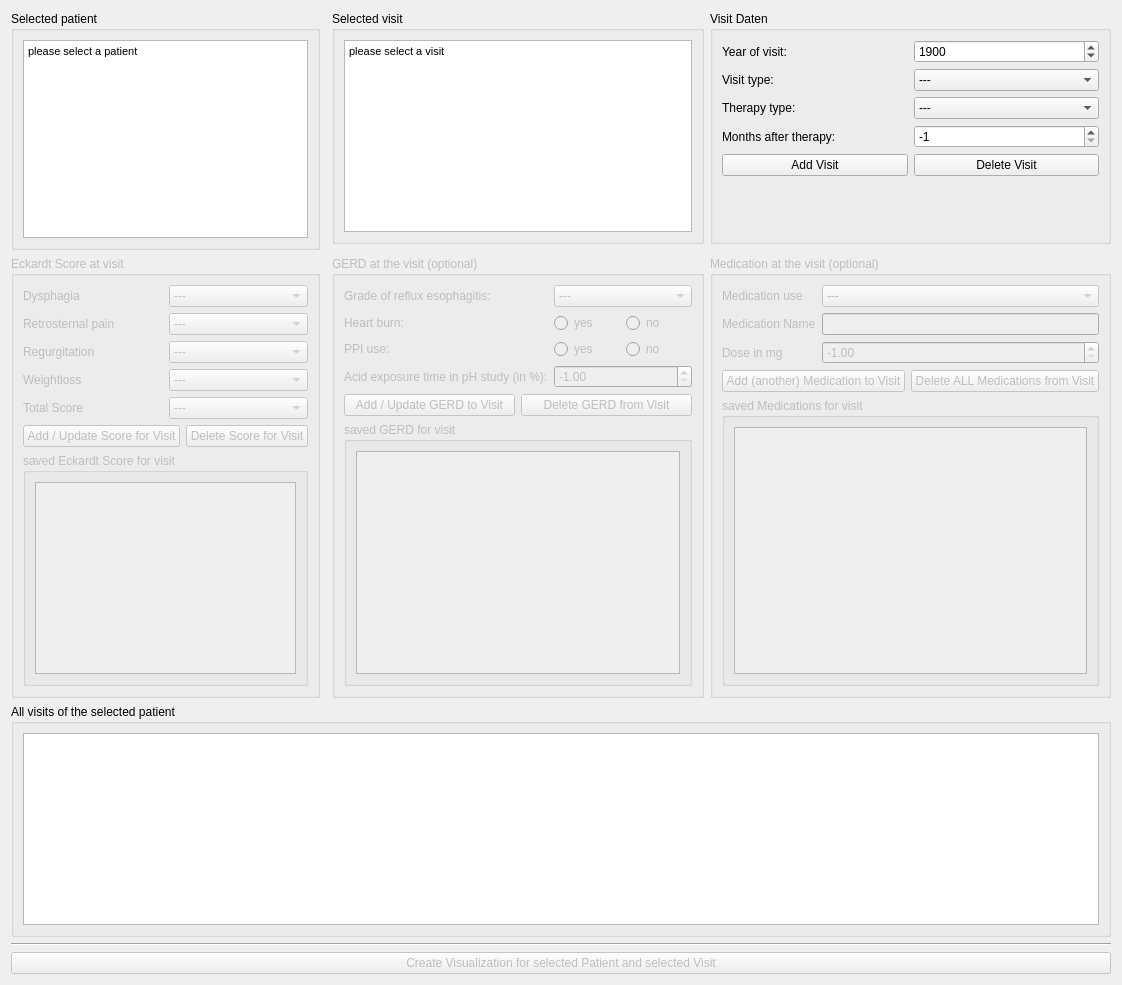
      <widget class="QWidget" name="visits">
       <property name="enabled">
        <bool>true</bool>
       </property>
       <attribute name="title">
        <string>Visits</string>
       </attribute>
       <layout class="QGridLayout" name="gridLayout_72">
        <item row="0" column="0" rowspan="2">
         <widget class="QGroupBox" name="groupBox_6">
          <property name="title">
           <string>Selected patient</string>
          </property>
          <layout class="QGridLayout" name="gridLayout_11">
           <item row="0" column="0">
            <widget class="QTextEdit" name="selected_patient_text_visitview">
             <property name="readOnly">
              <bool>true</bool>
             </property>
             <property name="html">
              <string>&lt;!DOCTYPE HTML PUBLIC &quot;-//W3C//DTD HTML 4.0//EN&quot; &quot;http://www.w3.org/TR/REC-html40/strict.dtd&quot;&gt;
&lt;html&gt;&lt;head&gt;&lt;meta name=&quot;qrichtext&quot; content=&quot;1&quot; /&gt;&lt;style type=&quot;text/css&quot;&gt;
p, li { white-space: pre-wrap; }
&lt;/style&gt;&lt;/head&gt;&lt;body style=&quot; font-family:'MS Shell Dlg 2'; font-size:8.25pt; font-weight:400; font-style:normal;&quot;&gt;
&lt;p style=&quot; margin-top:0px; margin-bottom:0px; margin-left:0px; margin-right:0px; -qt-block-indent:0; text-indent:0px;&quot;&gt;&lt;span style=&quot; font-size:8pt;&quot;&gt;please select a patient&lt;/span&gt;&lt;/p&gt;&lt;/body&gt;&lt;/html&gt;</string>
             </property>
            </widget>
           </item>
          </layout>
         </widget>
        </item>
        <item row="0" column="2">
         <widget class="QGroupBox" name="groupBox_9">
          <property name="title">
           <string>Selected visit</string>
          </property>
          <layout class="QGridLayout" name="gridLayout_16">
           <item row="0" column="0">
            <widget class="QTextEdit" name="selected_visit_text_visitview">
             <property name="readOnly">
              <bool>true</bool>
             </property>
             <property name="html">
              <string>&lt;!DOCTYPE HTML PUBLIC &quot;-//W3C//DTD HTML 4.0//EN&quot; &quot;http://www.w3.org/TR/REC-html40/strict.dtd&quot;&gt;
&lt;html&gt;&lt;head&gt;&lt;meta name=&quot;qrichtext&quot; content=&quot;1&quot; /&gt;&lt;style type=&quot;text/css&quot;&gt;
p, li { white-space: pre-wrap; }
&lt;/style&gt;&lt;/head&gt;&lt;body style=&quot; font-family:'MS Shell Dlg 2'; font-size:8.25pt; font-weight:400; font-style:normal;&quot;&gt;
&lt;p style=&quot; margin-top:0px; margin-bottom:0px; margin-left:0px; margin-right:0px; -qt-block-indent:0; text-indent:0px;&quot;&gt;&lt;span style=&quot; font-size:8pt;&quot;&gt;please select a visit&lt;/span&gt;&lt;/p&gt;&lt;/body&gt;&lt;/html&gt;</string>
             </property>
            </widget>
           </item>
          </layout>
         </widget>
        </item>
        <item row="0" column="3">
         <widget class="QGroupBox" name="groupBox_7">
          <property name="title">
           <string>Visit Daten</string>
          </property>
          <layout class="QGridLayout" name="gridLayout_12">
           <item row="0" column="0">
            <layout class="QGridLayout" name="gridLayout_13">
             <item row="3" column="1">
              <widget class="QComboBox" name="visit_type_dropdown">
               <item>
                <property name="text">
                 <string>---</string>
                </property>
               </item>
               <item>
                <property name="text">
                 <string>Initial Diagnostic</string>
                </property>
               </item>
               <item>
                <property name="text">
                 <string>Therapy</string>
                </property>
               </item>
               <item>
                <property name="text">
                 <string>Follow-Up Diagnostic</string>
                </property>
               </item>
              </widget>
             </item>
             <item row="4" column="0">
              <widget class="QLabel" name="label_13">
               <property name="text">
                <string>Therapy type:</string>
               </property>
              </widget>
             </item>
             <item row="3" column="0">
              <widget class="QLabel" name="label_12">
               <property name="text">
                <string>Visit type:</string>
               </property>
              </widget>
             </item>
             <item row="1" column="1">
              <widget class="QDateEdit" name="year_of_visit_calendar">
               <property name="displayFormat">
                <string>yyyy</string>
               </property>
               <property name="date">
                <date>
                 <year>1900</year>
                 <month>1</month>
                 <day>1</day>
                </date>
               </property>
              </widget>
             </item>
             <item row="1" column="0">
              <widget class="QLabel" name="label_10">
               <property name="text">
                <string>Year of visit:</string>
               </property>
              </widget>
             </item>
             <item row="4" column="1">
              <widget class="QComboBox" name="therapy_type_dropdown">
               <item>
                <property name="text">
                 <string>---</string>
                </property>
               </item>
               <item>
                <property name="text">
                 <string>Botox injection</string>
                </property>
               </item>
               <item>
                <property name="text">
                 <string>Pneumatic Dilatation</string>
                </property>
               </item>
               <item>
                <property name="text">
                 <string>POEM</string>
                </property>
               </item>
               <item>
                <property name="text">
                 <string>LHM</string>
                </property>
               </item>
              </widget>
             </item>
             <item row="5" column="0">
              <widget class="QLabel" name="label_7">
               <property name="text">
                <string>Months after therapy:</string>
               </property>
              </widget>
             </item>
             <item row="5" column="1">
              <widget class="QSpinBox" name="months_after_therapy_spin">
               <property name="minimum">
                <number>-1</number>
               </property>
               <property name="value">
                <number>-1</number>
               </property>
              </widget>
             </item>
            </layout>
           </item>
           <item row="1" column="0">
            <layout class="QGridLayout" name="gridLayout_15">
             <item row="0" column="0">
              <widget class="QPushButton" name="visit_add_button">
               <property name="text">
                <string>Add Visit</string>
               </property>
              </widget>
             </item>
             <item row="0" column="1">
              <widget class="QPushButton" name="visit_delete_button">
               <property name="text">
                <string>Delete Visit</string>
               </property>
              </widget>
             </item>
            </layout>
           </item>
           <item row="2" column="0">
            <spacer name="verticalSpacer_11">
             <property name="orientation">
              <enum>Qt::Vertical</enum>
             </property>
             <property name="sizeHint" stdset="0">
              <size>
               <width>20</width>
               <height>40</height>
              </size>
             </property>
            </spacer>
           </item>
          </layout>
         </widget>
        </item>
        <item row="2" column="2">
         <widget class="QGroupBox" name="gerd">
          <property name="enabled">
           <bool>false</bool>
          </property>
          <property name="title">
           <string>GERD at the visit (optional)</string>
          </property>
          <layout class="QGridLayout" name="gridLayout_48">
           <item row="2" column="1">
            <widget class="QGroupBox" name="groupBox_22">
             <property name="title">
              <string>saved GERD for visit</string>
             </property>
             <layout class="QGridLayout" name="gridLayout_85">
              <item row="0" column="0">
               <widget class="QTextEdit" name="gerd_text">
                <property name="readOnly">
                 <bool>true</bool>
                </property>
               </widget>
              </item>
             </layout>
            </widget>
           </item>
           <item row="1" column="1">
            <layout class="QGridLayout" name="gridLayout_74">
             <item row="0" column="0">
              <widget class="QPushButton" name="add_gerd_button">
               <property name="text">
                <string>Add / Update GERD to Visit</string>
               </property>
              </widget>
             </item>
             <item row="0" column="1">
              <widget class="QPushButton" name="delete_gerd_button">
               <property name="text">
                <string>Delete GERD from Visit</string>
               </property>
              </widget>
             </item>
            </layout>
           </item>
           <item row="0" column="1">
            <layout class="QGridLayout" name="gridLayout_69">
             <item row="3" column="1">
              <widget class="QDoubleSpinBox" name="gerd_acidexposure_spin">
               <property name="locale">
                <locale language="English" country="UnitedKingdom"/>
               </property>
               <property name="minimum">
                <double>-1.000000000000000</double>
               </property>
               <property name="maximum">
                <double>100.000000000000000</double>
               </property>
               <property name="value">
                <double>-1.000000000000000</double>
               </property>
              </widget>
             </item>
             <item row="0" column="0">
              <widget class="QLabel" name="label_78">
               <property name="text">
                <string>Grade of reflux esophagitis:</string>
               </property>
              </widget>
             </item>
             <item row="1" column="0">
              <widget class="QLabel" name="label_61">
               <property name="text">
                <string>Heart burn:</string>
               </property>
              </widget>
             </item>
             <item row="0" column="1">
              <widget class="QComboBox" name="gerd_reflux_dropdown">
               <item>
                <property name="text">
                 <string>---</string>
                </property>
               </item>
               <item>
                <property name="text">
                 <string>Los Angelos grad A</string>
                </property>
               </item>
               <item>
                <property name="text">
                 <string>Los Angelos grad B</string>
                </property>
               </item>
               <item>
                <property name="text">
                 <string>Los Angelos grad C</string>
                </property>
               </item>
              </widget>
             </item>
             <item row="2" column="0">
              <widget class="QLabel" name="label_82">
               <property name="text">
                <string>PPI use:</string>
               </property>
              </widget>
             </item>
             <item row="3" column="0">
              <widget class="QLabel" name="label_83">
               <property name="text">
                <string>Acid exposure time in pH study (in %):</string>
               </property>
              </widget>
             </item>
             <item row="1" column="1">
              <layout class="QHBoxLayout" name="horizontalLayout_10">
               <item>
                <widget class="QRadioButton" name="heartburn_yes_ratio">
                 <property name="text">
                  <string>yes</string>
                 </property>
                 <property name="checkable">
                  <bool>true</bool>
                 </property>
                 <property name="autoRepeat">
                  <bool>false</bool>
                 </property>
                 <property name="autoExclusive">
                  <bool>true</bool>
                 </property>
                 <attribute name="buttonGroup">
                  <string notr="true">buttonGroup</string>
                 </attribute>
                </widget>
               </item>
               <item>
                <widget class="QRadioButton" name="heartburn_no_ratio">
                 <property name="text">
                  <string>no</string>
                 </property>
                 <attribute name="buttonGroup">
                  <string notr="true">buttonGroup</string>
                 </attribute>
                </widget>
               </item>
              </layout>
             </item>
             <item row="2" column="1">
              <layout class="QHBoxLayout" name="horizontalLayout_12">
               <item>
                <widget class="QRadioButton" name="ppi_yes_ratio">
                 <property name="text">
                  <string>yes</string>
                 </property>
                 <attribute name="buttonGroup">
                  <string notr="true">buttonGroup_2</string>
                 </attribute>
                </widget>
               </item>
               <item>
                <widget class="QRadioButton" name="ppi_no_ratio">
                 <property name="text">
                  <string>no</string>
                 </property>
                 <attribute name="buttonGroup">
                  <string notr="true">buttonGroup_2</string>
                 </attribute>
                </widget>
               </item>
              </layout>
             </item>
            </layout>
           </item>
          </layout>
         </widget>
        </item>
        <item row="2" column="3">
         <widget class="QGroupBox" name="medication">
          <property name="enabled">
           <bool>false</bool>
          </property>
          <property name="title">
           <string>Medication at the visit (optional)</string>
          </property>
          <layout class="QGridLayout" name="gridLayout_18">
           <item row="0" column="0">
            <layout class="QGridLayout" name="gridLayout_17">
             <item row="0" column="0">
              <widget class="QLabel" name="label_14">
               <property name="text">
                <string>Medication use</string>
               </property>
              </widget>
             </item>
             <item row="0" column="1">
              <widget class="QComboBox" name="medication_use_dropdown">
               <item>
                <property name="text">
                 <string>---</string>
                </property>
               </item>
               <item>
                <property name="text">
                 <string>Antithrombotic medication</string>
                </property>
               </item>
               <item>
                <property name="text">
                 <string>Anticoagulation</string>
                </property>
               </item>
               <item>
                <property name="text">
                 <string>Other medication</string>
                </property>
               </item>
               <item>
                <property name="text">
                 <string>No relevant medication</string>
                </property>
               </item>
              </widget>
             </item>
             <item row="1" column="0">
              <widget class="QLabel" name="label_15">
               <property name="text">
                <string>Medication Name</string>
               </property>
              </widget>
             </item>
             <item row="1" column="1">
              <widget class="QLineEdit" name="medication_name_text"/>
             </item>
             <item row="2" column="0">
              <widget class="QLabel" name="label_16">
               <property name="text">
                <string>Dose in mg</string>
               </property>
              </widget>
             </item>
             <item row="2" column="1">
              <widget class="QDoubleSpinBox" name="medication_dose_spin">
               <property name="locale">
                <locale language="English" country="UnitedKingdom"/>
               </property>
               <property name="correctionMode">
                <enum>QAbstractSpinBox::CorrectToPreviousValue</enum>
               </property>
               <property name="prefix">
                <string/>
               </property>
               <property name="decimals">
                <number>2</number>
               </property>
               <property name="minimum">
                <double>-1.000000000000000</double>
               </property>
               <property name="maximum">
                <double>1000.000000000000000</double>
               </property>
               <property name="singleStep">
                <double>0.010000000000000</double>
               </property>
               <property name="value">
                <double>-1.000000000000000</double>
               </property>
              </widget>
             </item>
            </layout>
           </item>
           <item row="1" column="0">
            <layout class="QGridLayout" name="gridLayout_77">
             <item row="0" column="0">
              <widget class="QPushButton" name="add_medication_button">
               <property name="text">
                <string>Add (another) Medication to Visit</string>
               </property>
              </widget>
             </item>
             <item row="0" column="1">
              <widget class="QPushButton" name="delete_medication_button">
               <property name="text">
                <string>Delete ALL Medications from Visit</string>
               </property>
              </widget>
             </item>
            </layout>
           </item>
           <item row="2" column="0">
            <widget class="QGroupBox" name="groupBox_36">
             <property name="title">
              <string>saved Medications for visit</string>
             </property>
             <layout class="QGridLayout" name="gridLayout_86">
              <item row="0" column="0">
               <widget class="QTextEdit" name="medication_text">
                <property name="readOnly">
                 <bool>true</bool>
                </property>
               </widget>
              </item>
             </layout>
            </widget>
           </item>
          </layout>
         </widget>
        </item>
        <item row="3" column="0" colspan="4">
         <widget class="QGroupBox" name="groupBox_3">
          <property name="title">
           <string>All visits of the selected patient</string>
          </property>
          <layout class="QGridLayout" name="gridLayout_7">
           <item row="0" column="0">
            <widget class="QTableView" name="visits_tableView"/>
           </item>
          </layout>
         </widget>
        </item>
        <item row="4" column="0" colspan="4">
         <widget class="Line" name="line_2">
          <property name="orientation">
           <enum>Qt::Horizontal</enum>
          </property>
         </widget>
        </item>
        <item row="2" column="0">
         <widget class="QGroupBox" name="eckardt_score">
          <property name="enabled">
           <bool>false</bool>
          </property>
          <property name="title">
           <string>Eckardt Score at visit</string>
          </property>
          <layout class="QGridLayout" name="gridLayout_65">
           <item row="2" column="0" colspan="2">
            <layout class="QHBoxLayout" name="horizontalLayout_13">
             <item>
              <widget class="QPushButton" name="add_eckardt_score_button">
               <property name="text">
                <string>Add / Update Score for Visit</string>
               </property>
              </widget>
             </item>
             <item>
              <widget class="QPushButton" name="delete_eckardt_score_button">
               <property name="text">
                <string>Delete Score for Visit</string>
               </property>
              </widget>
             </item>
            </layout>
           </item>
           <item row="3" column="0" colspan="2">
            <widget class="QGroupBox" name="groupBox_42">
             <property name="title">
              <string>saved Eckardt Score for visit</string>
             </property>
             <layout class="QGridLayout" name="gridLayout_63">
              <item row="0" column="0">
               <widget class="QTextEdit" name="eckardt_score_text"/>
              </item>
             </layout>
            </widget>
           </item>
           <item row="0" column="0" rowspan="2" colspan="2">
            <layout class="QGridLayout" name="gridLayout_6">
             <item row="0" column="0">
              <widget class="QLabel" name="label_26">
               <property name="text">
                <string>Dysphagia</string>
               </property>
              </widget>
             </item>
             <item row="0" column="1">
              <widget class="QComboBox" name="eckardt_dysphagia_dropdown">
               <item>
                <property name="text">
                 <string>---</string>
                </property>
               </item>
               <item>
                <property name="text">
                 <string>0</string>
                </property>
               </item>
               <item>
                <property name="text">
                 <string>1</string>
                </property>
               </item>
               <item>
                <property name="text">
                 <string>2</string>
                </property>
               </item>
               <item>
                <property name="text">
                 <string>3</string>
                </property>
               </item>
              </widget>
             </item>
             <item row="1" column="0">
              <widget class="QLabel" name="label_27">
               <property name="text">
                <string>Retrosternal pain</string>
               </property>
              </widget>
             </item>
             <item row="1" column="1">
              <widget class="QComboBox" name="eckardt_retro_pain_dropdown">
               <item>
                <property name="text">
                 <string>---</string>
                </property>
               </item>
               <item>
                <property name="text">
                 <string>0</string>
                </property>
               </item>
               <item>
                <property name="text">
                 <string>1</string>
                </property>
               </item>
               <item>
                <property name="text">
                 <string>2</string>
                </property>
               </item>
               <item>
                <property name="text">
                 <string>3</string>
                </property>
               </item>
              </widget>
             </item>
             <item row="2" column="0">
              <widget class="QLabel" name="label_49">
               <property name="text">
                <string>Regurgitation</string>
               </property>
              </widget>
             </item>
             <item row="3" column="0">
              <widget class="QLabel" name="label_56">
               <property name="text">
                <string>Weightloss</string>
               </property>
              </widget>
             </item>
             <item row="3" column="1">
              <widget class="QComboBox" name="eckardt_weightloss_dropdown">
               <item>
                <property name="text">
                 <string>---</string>
                </property>
               </item>
               <item>
                <property name="text">
                 <string>0</string>
                </property>
               </item>
               <item>
                <property name="text">
                 <string>1</string>
                </property>
               </item>
               <item>
                <property name="text">
                 <string>2</string>
                </property>
               </item>
               <item>
                <property name="text">
                 <string>3</string>
                </property>
               </item>
              </widget>
             </item>
             <item row="4" column="1">
              <widget class="QComboBox" name="eckardt_totalscore_dropdown">
               <item>
                <property name="text">
                 <string>---</string>
                </property>
               </item>
               <item>
                <property name="text">
                 <string>0</string>
                </property>
               </item>
               <item>
                <property name="text">
                 <string>1</string>
                </property>
               </item>
               <item>
                <property name="text">
                 <string>2</string>
                </property>
               </item>
               <item>
                <property name="text">
                 <string>3</string>
                </property>
               </item>
               <item>
                <property name="text">
                 <string>4</string>
                </property>
               </item>
               <item>
                <property name="text">
                 <string>5</string>
                </property>
               </item>
               <item>
                <property name="text">
                 <string>6</string>
                </property>
               </item>
               <item>
                <property name="text">
                 <string>7</string>
                </property>
               </item>
               <item>
                <property name="text">
                 <string>8</string>
                </property>
               </item>
               <item>
                <property name="text">
                 <string>9</string>
                </property>
               </item>
               <item>
                <property name="text">
                 <string>10</string>
                </property>
               </item>
               <item>
                <property name="text">
                 <string>11</string>
                </property>
               </item>
               <item>
                <property name="text">
                 <string>12</string>
                </property>
               </item>
              </widget>
             </item>
             <item row="4" column="0">
              <widget class="QLabel" name="label_58">
               <property name="text">
                <string>Total Score</string>
               </property>
              </widget>
             </item>
             <item row="2" column="1">
              <widget class="QComboBox" name="eckardt_regurgitation_dropdown">
               <item>
                <property name="text">
                 <string>---</string>
                </property>
               </item>
               <item>
                <property name="text">
                 <string>0</string>
                </property>
               </item>
               <item>
                <property name="text">
                 <string>1</string>
                </property>
               </item>
               <item>
                <property name="text">
                 <string>2</string>
                </property>
               </item>
               <item>
                <property name="text">
                 <string>3</string>
                </property>
               </item>
              </widget>
             </item>
            </layout>
           </item>
          </layout>
         </widget>
        </item>
        <item row="5" column="0" colspan="4">
         <widget class="QPushButton" name="visits_create_visualization_button">
          <property name="enabled">
           <bool>false</bool>
          </property>
          <property name="text">
           <string>Create Visualization for selected Patient and selected Visit</string>
          </property>
         </widget>
        </item>
       </layout>
      </widget>
